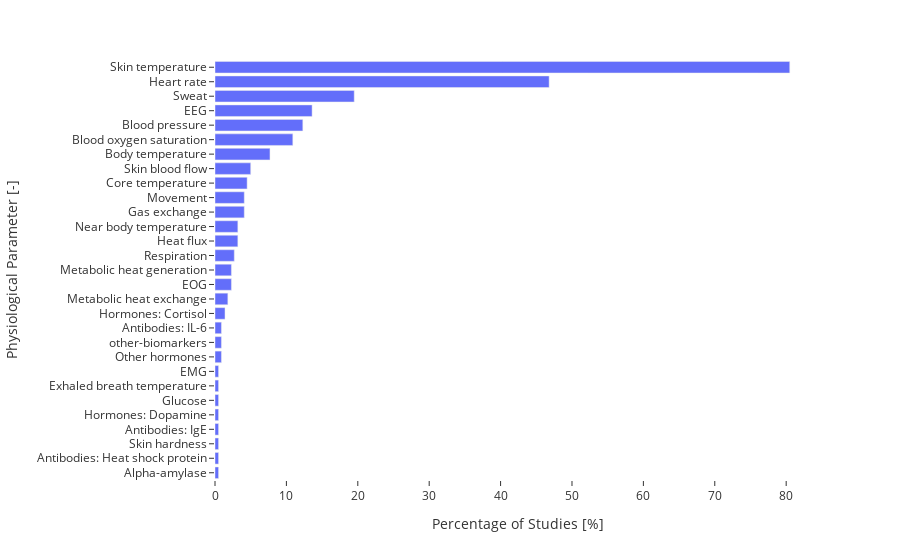

Write notebook code for a chart like this one.
### Markdown cell above
## Measurement

### Code cell
parameter_counts = df.groupby("physio-parameter")["exp-id"].nunique()
total_experiments = df["exp-id"].nunique()

parameter_counts = parameter_counts.reset_index(name="exp-id count")
parameter_counts["exp-id percentage"] = (
    parameter_counts["exp-id count"] / total_experiments
) * 100
parameter_counts_sorted = parameter_counts.round(1).sort_values(
    "exp-id percentage", ascending=True
)

fig = px.bar(
    parameter_counts_sorted,
    x="exp-id percentage",
    y="physio-parameter",
    labels={
        "physio-parameter": "Physiological Parameter [-]",
        "exp-id percentage": "Percentage of Studies",
    },
    orientation='h'
)

fig.update_layout(
    xaxis_title="Percentage of Studies [%]",
    yaxis_title="Physiological Parameter [-]",
    template=CHART_LAYOUT.template.value,
)

fig.show()

### Figure 1 — Plotly figure (JSON) as saved in the notebook; plotly's stock layout.template omitted (floating-point values rounded to 4 significant figures)
{"data": [{"alignmentgroup": "True", "hovertemplate": "Percentage of Studies=%{x}<br>Physiological Parameter [-]=%{y}<extra></extra>", "legendgroup": "", "marker": {"color": "#636efa", "pattern": {"shape": ""}}, "name": "", "offsetgroup": "", "orientation": "h", "showlegend": false, "textposition": "auto", "type": "bar", "x": [0.5, 0.5, 0.5, 0.5, 0.5, 0.5, 0.5, 0.5, 0.9, 0.9, 0.9, 1.4, 1.8, 2.3, 2.3, 2.7, 3.2, 3.2, 4.1, 4.1, 4.5, 5, 7.7, 10.9, 12.3, 13.6, 19.5, 46.8, 80.5], "xaxis": "x", "y": ["Alpha-amylase", "Antibodies: Heat shock protein", "Skin hardness", "Antibodies: IgE", "Hormones: Dopamine", "Glucose", "Exhaled breath temperature", "EMG", "Other hormones", "other-biomarkers", "Antibodies: IL-6", "Hormones: Cortisol", "Metabolic heat exchange", "EOG", "Metabolic heat generation", "Respiration", "Heat flux", "Near body temperature", "Gas exchange", "Movement", "Core temperature", "Skin blood flow", "Body temperature", "Blood oxygen saturation", "Blood pressure", "EEG", "Sweat", "Heart rate", "Skin temperature"], "yaxis": "y"}], "layout": {"barmode": "relative", "legend": {"tracegroupgap": 0}, "margin": {"t": 60}, "xaxis": {"anchor": "y", "domain": [0, 1], "title": {"text": "Percentage of Studies [%]"}}, "yaxis": {"anchor": "x", "domain": [0, 1], "title": {"text": "Physiological Parameter [-]"}}}}
